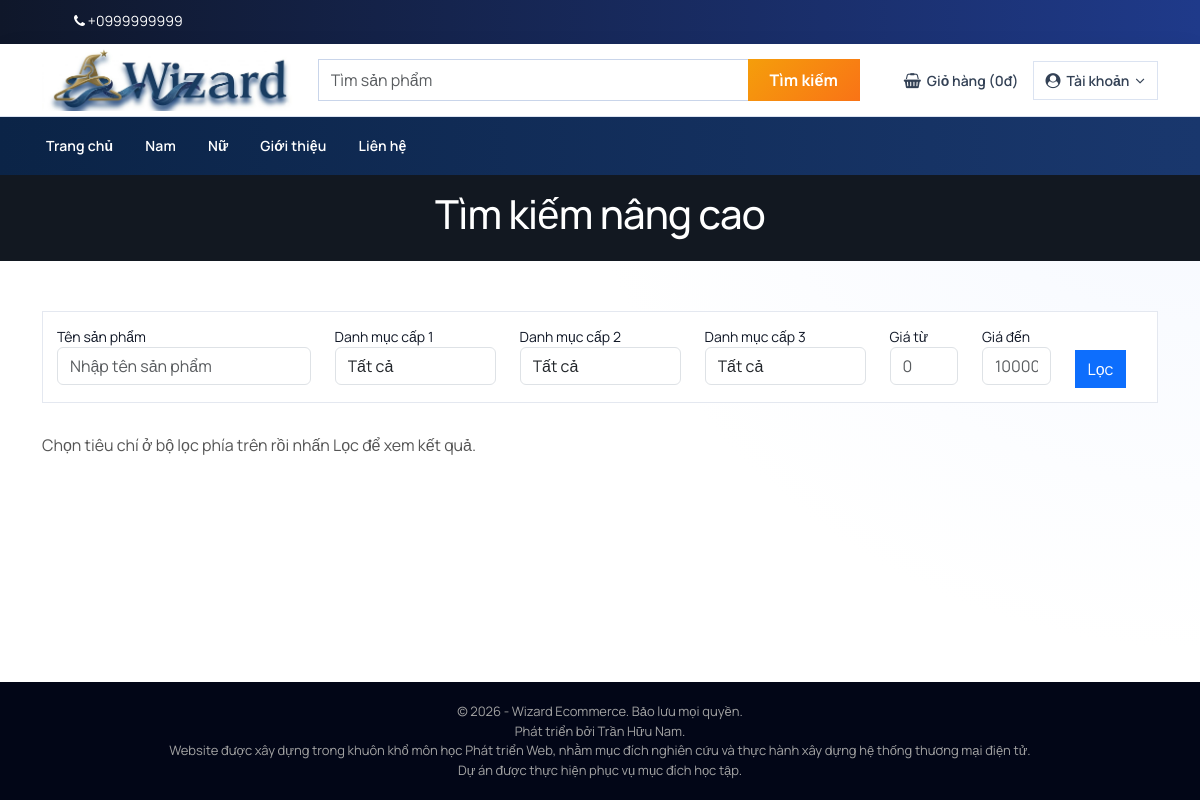
Page /frontend/search-result.php (signed in) on the committed database.
### tables this page shows
CREATE TABLE `tbl_settings` (
  `id` int(11) NOT NULL,
  `logo` mediumtext NOT NULL,
  `favicon` mediumtext NOT NULL,
  `footer_about` mediumtext NOT NULL,
  `footer_copyright` mediumtext NOT NULL,
  `contact_address` mediumtext NOT NULL,
  `contact_email` mediumtext NOT NULL,
  `contact_phone` mediumtext NOT NULL,
  `contact_fax` mediumtext NOT NULL,
  `contact_map_iframe` mediumtext NOT NULL,
  `receive_email` mediumtext NOT NULL,
  `receive_email_subject` mediumtext NOT NULL,
  `receive_email_thank_you_message` mediumtext NOT NULL,
  `forget_password_message` mediumtext NOT NULL,
  `total_recent_post_footer` int(10) NOT NULL,
  `total_popular_post_footer` int(10) NOT NULL,
  `total_recent_post_sidebar` int(11) NOT NULL,
  `total_popular_post_sidebar` int(11) NOT NULL,
  `total_featured_product_home` int(11) NOT NULL,
  `total_latest_product_home` int(11) NOT NULL,
  `total_popular_product_home` int(11) NOT NULL,
  `meta_title_home` mediumtext NOT NULL,
  `meta_keyword_home` mediumtext NOT NULL,
  `meta_description_home` mediumtext NOT NULL,
  `banner_login` mediumtext NOT NULL,
  `banner_registration` mediumtext NOT NULL,
  `banner_forget_password` mediumtext NOT NULL,
  `banner_reset_password` mediumtext NOT NULL,
  `banner_search` mediumtext NOT NULL,
  `banner_cart` mediumtext NOT NULL,
  `banner_checkout` mediumtext NOT NULL,
  `banner_product_category` mediumtext NOT NULL,
  `banner_blog` mediumtext NOT NULL,
  `cta_title` mediumtext NOT NULL,
  `cta_content` mediumtext NOT NULL,
  `cta_read_more_text` mediumtext NOT NULL,
  `cta_read_more_url` mediumtext NOT NULL,
  `cta_photo` mediumtext NOT NULL,
  `featured_product_title` mediumtext NOT NULL,
  `featured_product_subtitle` mediumtext NOT NULL,
  `latest_product_title` mediumtext NOT NULL,
  `latest_product_subtitle` mediumtext NOT NULL,
  `popular_product_title` mediumtext NOT NULL,
  `popular_product_subtitle` mediumtext NOT NULL,
  `testimonial_title` mediumtext NOT NULL,
  `testimonial_subtitle` mediumtext NOT NULL,
  `testimonial_photo` mediumtext NOT NULL,
  `blog_title` mediumtext NOT NULL,
  `blog_subtitle` mediumtext NOT NULL,
  `newsletter_text` mediumtext NOT NULL,
  `paypal_email` mediumtext NOT NULL,
  `stripe_public_key` mediumtext NOT NULL,
  `stripe_secret_key` mediumtext NOT NULL,
  `bank_detail` mediumtext NOT NULL,
  `home_service_on_off` int(11) NOT NULL,
  `home_welcome_on_off` int(11) NOT NULL,
  `home_featured_product_on_off` int(11) NOT NULL,
  `home_latest_product_on_off` int(11) NOT NULL,
  `home_popular_product_on_off` int(11) NOT NULL,
  `home_testimonial_on_off` int(11) NOT NULL,
  `home_blog_on_off` int(11) NOT NULL,
  `ads_above_welcome_on_off` int(1) NOT NULL,
  `ads_above_featured_product_on_off` int(1) NOT NULL,
  `ads_above_latest_product_on_off` int(1) NOT NULL,
  `ads_above_popular_product_on_off` int(1) NOT NULL,
  `ads_above_testimonial_on_off` int(1) NOT NULL,
  `ads_category_sidebar_on_off` int(1) NOT NULL,
  `cod_on_off` tinyint(1) NOT NULL DEFAULT 1,
  `paypal_on_off` tinyint(1) NOT NULL DEFAULT 0,
  `paypal_client_id` varchar(255) DEFAULT NULL,
  `paypal_client_secret` varchar(255) DEFAULT NULL,
  `paypal_env` varchar(20) NOT NULL DEFAULT 'sandbox',
  `paypal_currency` varchar(10) NOT NULL DEFAULT 'USD',
  `paypal_exchange_rate` decimal(15,6) NOT NULL DEFAULT 24000.000000
);

CREATE TABLE `tbl_top_category` (
  `tcat_id` int(11) NOT NULL,
  `tcat_name` varchar(255) NOT NULL,
  `show_on_menu` int(1) NOT NULL
);

### frontend/header.php (called while the page is built)
<?php
require_once(__DIR__ . '/../app/shared/header.php');

### frontend/search-result.php (the view, shortened to what this page needs)
<?php require_once('header.php'); ?>
<?php
$statement = $pdo->prepare("SELECT * FROM tbl_settings WHERE id=1");
$statement->execute();
$result = $statement->fetchAll(PDO::FETCH_ASSOC);
foreach ($result as $row) {
    $banner_search = $row['banner_search'];
}
$search_text_raw = isset($_GET['search_text']) ? trim(strip_tags($_GET['search_text'])) : '';
$tcat_id_filter = isset($_GET['tcat_id']) ? (int)$_GET['tcat_id'] : 0;
$mcat_id_filter = isset($_GET['mcat_id']) ? (int)$_GET['mcat_id'] : 0;
$ecat_id_filter = isset($_GET['ecat_id']) ? (int)$_GET['ecat_id'] : 0;
$price_min_filter = isset($_GET['price_min']) ? preg_replace('/[^0-9]/', '', (string)$_GET['price_min']) : '';
$price_max_filter = isset($_GET['price_max']) ? preg_replace('/[^0-9]/', '', (string)$_GET['price_max']) : '';
$has_any_filter = (
    $search_text_raw !== ''
    || $tcat_id_filter > 0
    || $mcat_id_filter > 0
    || $ecat_id_filter > 0
    || $price_min_filter !== ''
    || $price_max_filter !== ''
);
$did_search = $has_any_filter;
$total_pages = 0;
$page_title = $did_search ? 'Kết quả tìm kiếm nâng cao' : 'Tìm kiếm nâng cao';
?>
<div class="page-banner" style="background-image: url(../assets/uploads/<?php echo $banner_search; ?>);">
    <div class="overlay"></div>
    <div class="inner">
        <h1><?php echo htmlspecialchars($page_title, ENT_QUOTES, 'UTF-8'); ?></h1>
    </div>
</div>
<div class="page">
    <div class="container">
        <div class="row">
            <div class="col-md-12">
                <form action="search-result.php" method="get" class="search-advanced-box">
                    <div class="row">
                        <div class="col-md-3 form-group">
                            <label>Tên sản phẩm</label>
                            <input type="text" name="search_text" class="form-control" value="<?php echo htmlspecialchars($search_text_raw, ENT_QUOTES, 'UTF-8'); ?>" placeholder="Nhập tên sản phẩm">
                        </div>
                        <div class="col-md-2 form-group">
                            <label>Danh mục cấp 1</label>
                            <select id="search_tcat_id" name="tcat_id" class="form-control select2">
                                <option value="">Tất cả</option>
                            </select>
                        </div>
                        <div class="col-md-2 form-group">
                            <label>Danh mục cấp 2</label>
                            <select id="search_mcat_id" name="mcat_id" class="form-control select2">
                                <option value="">Tất cả</option>
                            </select>
                        </div>
                        <div class="col-md-2 form-group">
                            <label>Danh mục cấp 3</label>
                            <select id="search_ecat_id" name="ecat_id" class="form-control select2">
                                <option value="">Tất cả</option>
                            </select>
                        </div>
                        <div class="col-md-1 form-group">
                            <label>Giá từ</label>
                            <input type="text" name="price_min" class="form-control" inputmode="numeric" value="<?php echo htmlspecialchars($price_min_filter, ENT_QUOTES, 'UTF-8'); ?>" placeholder="0">
                        </div>
                        <div class="col-md-1 form-group">
                            <label>Giá đến</label>
                            <input type="text" name="price_max" class="form-control" inputmode="numeric" value="<?php echo htmlspecialchars($price_max_filter, ENT_QUOTES, 'UTF-8'); ?>" placeholder="1000000">
                        </div>
                        <div class="col-md-1 form-group" style="padding-top:24px;">
                            <button type="submit" class="btn btn-primary btn-block">Lọc</button>
                        </div>
                    </div>
                </form>
                <div class="product product-cat">
                    <div class="row">
                        <?php
                        if(!$did_search):
                            echo '<span style="color:#555;font-size:16px;">Chọn tiêu chí ở bộ lọc phía trên rồi nhấn Lọc để xem kết quả.</span>';
                        elseif($total_pages <= 0):
                            echo '<span style="color:red;font-size:18px;">Không tìm thấy kết quả phù hợp</span>';
                        endif;
                        ?>
                    </div>
                </div>
            </div>
        </div>
    </div>
</div>
<?php require_once('footer.php'); ?>

### app/shared/header.php (shortened to what this page needs)
<?php
require_once(__DIR__ . '/../../admin/inc/config.php');
$statement = $pdo->prepare("SELECT * FROM tbl_settings WHERE id=1");
$statement->execute();
$result = $statement->fetchAll(PDO::FETCH_ASSOC);
foreach ($result as $row)
{
	$logo = $row['logo'];
	$contact_phone = $row['contact_phone'];
}
?>
<!DOCTYPE html>
<html lang="en">
<head>
	<link rel="stylesheet" href="https://cdn.jsdelivr.net/npm/bootstrap@5.3.3/dist/css/bootstrap.min.css">
	<link rel="stylesheet" href="../assets/css/font-awesome.min.css">
	<link rel="stylesheet" href="../assets/css/owl.carousel.min.css">
	<link rel="stylesheet" href="../assets/css/owl.theme.default.min.css">
	<link rel="stylesheet" href="../assets/css/jquery.bxslider.min.css">
    <link rel="stylesheet" href="../assets/css/magnific-popup.css">
    <link rel="stylesheet" href="../assets/css/rating.css">
	<link rel="stylesheet" href="../assets/css/spacing.css">
	<link rel="stylesheet" href="../assets/css/bootstrap-touch-slider.css">
	<link rel="stylesheet" href="../assets/css/animate.min.css">
	<link rel="stylesheet" href="../assets/css/tree-menu.css">
	<link rel="stylesheet" href="../assets/css/select2.min.css">
	<link rel="stylesheet" href="../assets/css/main.css">
	<link rel="stylesheet" href="../assets/css/responsive.css">
	<link rel="stylesheet" href="../assets/css/bootstrap5-legacy-bridge.css">
	<link rel="stylesheet" href="../assets/css/modern-ui.css">
</head>
<body>
<div class="top">
	<div class="container">
		<div class="row">
			<div class="col-md-12 col-sm-12 col-xs-12">
				<div class="left">
					<ul>
						<li><i class="fa fa-phone"></i> <?php echo $contact_phone; ?></li>
					</ul>
				</div>
			</div>
		</div>
	</div>
</div>
<div class="header">
	<div class="container">
		<div class="row inner">
			<div class="col-md-3 logo">
					<a href="index.php"><img src="../assets/uploads/<?php echo $logo; ?>" alt="logo image"></a>
			</div>
			<div class="col-md-6 search-area">
				<form class="navbar-form navbar-left" role="search" action="search-result.php" method="get">
					<div class="form-group">
						<input type="text" class="form-control search-top" placeholder="Tìm sản phẩm" name="search_text">
					</div>
					<button type="submit" class="btn btn-danger">Tìm kiếm</button>
				</form>
			</div>
			<div class="col-md-3 right">
				<ul>
					<li><a href="cart.php"><i class="fa fa-shopping-basket"></i> Giỏ hàng (<?php
					if(isset($_SESSION['cart_p_id'])) {
						$table_total_price = 0;
						$i=0;
	                    foreach($_SESSION['cart_p_qty'] as $key => $value)
	                    {
	                        $i++;
	                        $arr_cart_p_qty[$i] = $value;
	                    }                    $i=0;
	                    foreach($_SESSION['cart_p_current_price'] as $key => $value)
	                    {
	                        $i++;
	                        $arr_cart_p_current_price[$i] = $value;
	                    }
	                    for($i=1;$i<=count($arr_cart_p_qty);$i++) {
	                    	$row_total_price = $arr_cart_p_current_price[$i]*$arr_cart_p_qty[$i];
	                        $table_total_price = $table_total_price + $row_total_price;
	                    }
						echo format_price_vnd($table_total_price);
					} else {
						echo '0đ';
					}
					?>)</a></li>
					<?php
					if(isset($_SESSION['customer'])) {
						$header_avatar = 'default-avatar.svg';
						if(isset($_SESSION['customer']['cust_photo']) && $_SESSION['customer']['cust_photo'] !== '') {
							$candidate_avatar = basename($_SESSION['customer']['cust_photo']);
							$avatar_disk_path = __DIR__ . '/../../assets/uploads/' . $candidate_avatar;
							if(file_exists($avatar_disk_path)) {
								$header_avatar = $candidate_avatar;
							}
						}
						?>
						<li class="account-menu">
							<a href="#">
								<span class="account-avatar"><img src="../assets/uploads/<?php echo htmlspecialchars($header_avatar, ENT_QUOTES, 'UTF-8'); ?>" alt="Avatar"></span>
								<?php echo $_SESSION['customer']['cust_name']; ?>
								<i class="fa fa-angle-down"></i>
							</a>
							<ul class="account-dropdown">
								<li><a href="dashboard.php"><i class="fa fa-user"></i> Tài khoản của tôi</a></li>
								<li><a href="logout.php"><i class="fa fa-sign-out"></i> Đăng xuất</a></li>
							</ul>
						</li>
						<?php
					} else {
						?>
						<li class="account-menu">
							<a href="#"><i class="fa fa-user-circle"></i> Tài khoản <i class="fa fa-angle-down"></i></a>
						</li>
						<?php
					}
					?>
				</ul>
			</div>
		</div>
	</div>
</div>
<div class="nav">
	<div class="container">
		<div class="row">
			<div class="col-md-12 pl_0 pr_0">
				<div class="menu-container">
					<div class="menu">
						<ul>
							<li><a href="index.php">Trang chủ</a></li>
							<?php
							$statement = $pdo->prepare("SELECT DISTINCT t1.tcat_id, t1.tcat_name
								FROM tbl_top_category t1
								JOIN tbl_mid_category t2 ON t2.tcat_id = t1.tcat_id
								JOIN tbl_end_category t3 ON t3.mcat_id = t2.mcat_id
								JOIN tbl_product p ON p.ecat_id = t3.ecat_id
								WHERE t1.show_on_menu=1 AND p.p_is_active=1
								ORDER BY t1.tcat_id ASC");
							$statement->execute();
							$result = $statement->fetchAll(PDO::FETCH_ASSOC);
							foreach ($result as $row) {
								?>
								<li><a href="product-category.php?id=<?php echo $row['tcat_id']; ?>&type=top-category"><?php echo $row['tcat_name']; ?></a>
								</li>
								<?php
							}
							?>
							<li><a href="about.php">Giới thiệu</a></li>
							<li><a href="contact.php">Liên hệ</a></li>
						</ul>
					</div>
				</div>
			</div>
		</div>
	</div>
</div>

### rows in the picture
tbl_settings: contact_phone "+0999999999", logo (picture), banner_search (picture)
tbl_top_category: tcat_name "Nam"
tbl_top_category: tcat_name "Nữ"

### other values in the picture
$page_title "Tìm kiếm nâng cao"
